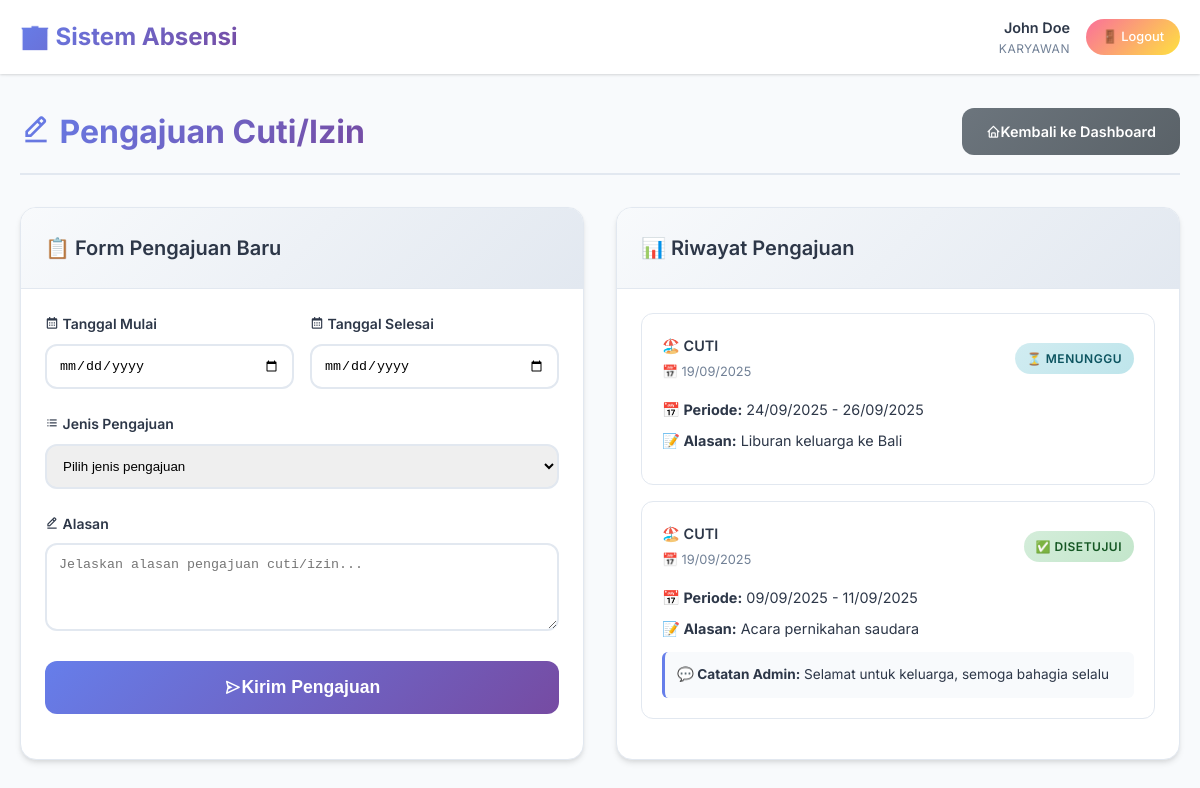
/employee/leave_request.php (signed in), run on the app's committed database.
### tables this page shows
CREATE TABLE leave_requests (
    id INT AUTO_INCREMENT PRIMARY KEY,
    user_id INT NOT NULL,
    start_date DATE NOT NULL,
    end_date DATE NOT NULL,
    type ENUM('cuti', 'izin') NOT NULL,
    reason TEXT NOT NULL,
    status ENUM('pending', 'approved', 'rejected') DEFAULT 'pending',
    admin_notes TEXT,
    created_at TIMESTAMP DEFAULT CURRENT_TIMESTAMP,
    updated_at TIMESTAMP DEFAULT CURRENT_TIMESTAMP ON UPDATE CURRENT_TIMESTAMP,
    FOREIGN KEY (user_id) REFERENCES users(id) ON DELETE CASCADE,
    INDEX idx_status (status),
    INDEX idx_user_status (user_id, status)
);

### employee/leave_request.php (the view, shortened to what this page needs)
<?php
require_once '../config/database.php';
$user_id = $_SESSION['user_id'];
$stmt = $pdo->prepare("SELECT * FROM leave_requests WHERE user_id = ? ORDER BY created_at DESC");
$stmt->execute([$user_id]);
$leave_requests = $stmt->fetchAll();
?>
<!DOCTYPE html>
<html lang="id">
<head>
    <link rel="stylesheet" href="../assets/css/style.css">
    <link href='https://unpkg.com/boxicons@2.1.4/css/boxicons.min.css' rel='stylesheet'>
</head>
<body>
    <nav class="navbar">
        <div class="container">
            <div class="navbar-content">
                <div class="navbar-brand">
                    <h2>🏢 Sistem Absensi</h2>
                </div>
                <div class="navbar-user">
                    <div class="user-info">
                        <div class="user-name"><?php echo htmlspecialchars($_SESSION['full_name']); ?></div>
                        <div class="user-role">Karyawan</div>
                    </div>
                    <a href="../logout.php" class="btn-logout">🚪 Logout</a>
                </div>
            </div>
        </div>
    </nav>
    <div class="container" style="padding-top: 2rem;">
        <div class="content-header">
            <h1><i class='bx bx-edit-alt'></i> Pengajuan Cuti/Izin</h1>
            <a href="dashboard.php" class="btn btn-secondary"><i class='bx bx-home'></i> Kembali ke Dashboard</a>
        </div>
        <div style="display: grid; grid-template-columns: 1fr 1fr; gap: 2rem;">
            <div class="card">
                <div class="card-header">
                    <h2>📋 Form Pengajuan Baru</h2>
                </div>
                <div class="card-content">
                    <form method="POST">
                        <div style="display: grid; grid-template-columns: 1fr 1fr; gap: 1rem; margin-bottom: 1.5rem;">
                            <div>
                                <label for="start_date" style="display: block; margin-bottom: 0.5rem; font-weight: 600;"><i class='bx bx-calendar'></i> Tanggal Mulai</label>
                                <input type="date" id="start_date" name="start_date" required min="<?php echo date('Y-m-d'); ?>"
                                       style="width: 100%; padding: 0.75rem; border: 2px solid var(--border-color); border-radius: var(--border-radius);">
                            </div>
                            <div>
                                <label for="end_date" style="display: block; margin-bottom: 0.5rem; font-weight: 600;"><i class='bx bx-calendar'></i> Tanggal Selesai</label>
                                <input type="date" id="end_date" name="end_date" required min="<?php echo date('Y-m-d'); ?>"
                                       style="width: 100%; padding: 0.75rem; border: 2px solid var(--border-color); border-radius: var(--border-radius);">
                            </div>
                        </div>
                        <div style="margin-bottom: 1.5rem;">
                            <label for="type" style="display: block; margin-bottom: 0.5rem; font-weight: 600;"><i class='bx bx-list-ul'></i> Jenis Pengajuan</label>
                            <select id="type" name="type" required
                                    style="width: 100%; padding: 0.75rem; border: 2px solid var(--border-color); border-radius: var(--border-radius);">
                                <option value="">Pilih jenis pengajuan</option>
                            </select>
                        </div>
                        <div style="margin-bottom: 1.5rem;">
                            <label for="reason" style="display: block; margin-bottom: 0.5rem; font-weight: 600;"><i class='bx bx-edit-alt'></i> Alasan</label>
                            <textarea id="reason" name="reason" rows="4" required placeholder="Jelaskan alasan pengajuan cuti/izin..."
                                      style="width: 100%; padding: 0.75rem; border: 2px solid var(--border-color); border-radius: var(--border-radius); resize: vertical;"></textarea>
                        </div>
                        <button type="submit" class="btn btn-primary btn-large" style="width: 100%;">
                            <i class='bx bx-send'></i> Kirim Pengajuan
                        </button>
                    </form>
                </div>
            </div>
            <div class="card">
                <div class="card-header">
                    <h2>📊 Riwayat Pengajuan</h2>
                </div>
                <div class="card-content">
                    <?php if (empty($leave_requests)): ?>
                        <p class="text-center" style="color: var(--text-secondary); padding: 3rem;">
                            📭 Belum ada pengajuan cuti/izin
                        </p>
                    <?php else: ?>
                        <div style="max-height: 500px; overflow-y: auto;">
                            <?php foreach ($leave_requests as $request): ?>
                            <div style="border: 1px solid var(--border-color); border-radius: var(--border-radius); padding: 1.25rem; margin-bottom: 1rem;">
                                <div style="display: flex; justify-content: space-between; align-items: center; margin-bottom: 1rem;">
                                    <div>
                                        <span style="font-weight: 600; text-transform: uppercase; font-size: 0.9rem;">
                                            <?php echo $request['type'] === 'cuti' ? '🏖️ Cuti' : '📋 Izin'; ?>
                                        </span>
                                        <div style="font-size: 0.8rem; color: var(--text-secondary); margin-top: 0.25rem;">
                                            📅 <?php echo date('d/m/Y', strtotime($request['created_at'])); ?>
                                        </div>
                                    </div>
                                    <span class="status-badge status-<?php echo $request['status']; ?>">
                                        <?php
                                        $status_icons = [
                                            'pending' => '⏳ Menunggu',
                                            'approved' => '✅ Disetujui',
                                            'rejected' => '❌ Ditolak'
                                        ];
                                        echo $status_icons[$request['status']];
                                        ?>
                                    </span>
                                </div>
                                <div style="margin-bottom: 0.75rem;">
                                    <p style="font-size: 0.9rem; margin-bottom: 0.5rem;">
                                        <strong>📅 Periode:</strong> <?php echo date('d/m/Y', strtotime($request['start_date'])); ?> - <?php echo date('d/m/Y', strtotime($request['end_date'])); ?>
                                    </p>
                                    <p style="font-size: 0.9rem; margin-bottom: 0.5rem;">
                                        <strong>📝 Alasan:</strong> <?php echo htmlspecialchars($request['reason']); ?>
                                    </p>
                                </div>
                                <?php if ($request['admin_notes']): ?>
                                    <div style="background: #f8fafc; padding: 0.75rem; border-radius: 6px; border-left: 3px solid #667eea;">
                                        <p style="font-size: 0.85rem; margin: 0;">
                                            <strong>💬 Catatan Admin:</strong> <?php echo htmlspecialchars($request['admin_notes']); ?>
                                        </p>
                                    </div>
                                <?php endif; ?>
                            </div>
                            <?php endforeach; ?>
                        </div>
                    <?php endif; ?>
                </div>
            </div>
        </div>
    </div>
</body>
</html>

### assets/css/style.css (style rules this page uses)
:root { --primary-gradient: linear-gradient(135deg, #667eea 0%, #764ba2 100%); --secondary-gradient: linear-gradient(135deg, #f093fb 0%, #f5576c 100%); --success-gradient: linear-gradient(135deg, #4facfe 0%, #00f2fe 100%); --warning-gradient: linear-gradient(135deg, #43e97b 0%, #38f9d7 100%); --danger-gradient: linear-gradient(135deg, #fa709a 0%, #fee140 100%); --bg-primary: #f8fafc; --bg-secondary: #ffffff; --text-primary: #2d3748; --text-secondary: #718096; --border-color: #e2e8f0; --shadow-sm: 0 1px 3px 0 rgba(0, 0, 0, 0.1), 0 1px 2px 0 rgba(0, 0, 0, 0.06); --shadow-md: 0 4px 6px -1px rgba(0, 0, 0, 0.1), 0 2px 4px -1px rgba(0, 0, 0, 0.06); --shadow-lg: 0 10px 15px -3px rgba(0, 0, 0, 0.1), 0 4px 6px -2px rgba(0, 0, 0, 0.05); --shadow-xl: 0 20px 25px -5px rgba(0, 0, 0, 0.1), 0 10px 10px -5px rgba(0, 0, 0, 0.04); --border-radius: 12px; --border-radius-lg: 16px; --transition: all 0.3s cubic-bezier(0.4, 0, 0.2, 1); }
* { margin: 0; padding: 0; box-sizing: border-box; }
body { font-family: "Inter", -apple-system, BlinkMacSystemFont, "Segoe UI", Roboto, sans-serif; background: var(--bg-primary); color: var(--text-primary); line-height: 1.6; font-size: 14px; }
.container { max-width: 1200px; margin: 0 auto; padding: 0 20px; }
.navbar { background: var(--bg-secondary); box-shadow: var(--shadow-sm); padding: 1rem 0; position: sticky; top: 0; z-index: 100; backdrop-filter: blur(10px); }
.navbar-content { display: flex; justify-content: space-between; align-items: center; }
.navbar-brand h2 { background: var(--primary-gradient); -webkit-background-clip: text; -webkit-text-fill-color: transparent; background-clip: text; font-size: 1.5rem; font-weight: 700; }
.navbar-user { display: flex; align-items: center; gap: 1rem; }
.user-info { display: flex; flex-direction: column; align-items: flex-end; }
.user-name { font-weight: 600; color: var(--text-primary); font-size: 0.9rem; }
.user-role { font-size: 0.75rem; color: var(--text-secondary); text-transform: uppercase; letter-spacing: 0.5px; }
.btn-logout { background: var(--danger-gradient); color: white; padding: 0.5rem 1rem; border-radius: 20px; text-decoration: none; font-size: 0.8rem; font-weight: 500; transition: var(--transition); }
.content-header { display: flex; justify-content: space-between; align-items: center; margin-bottom: 2rem; padding-bottom: 1rem; border-bottom: 2px solid var(--border-color); }
.content-header h1 { font-size: 2rem; font-weight: 700; color: var(--text-primary); background: var(--primary-gradient); -webkit-background-clip: text; -webkit-text-fill-color: transparent; background-clip: text; }
.card { background: var(--bg-secondary); border-radius: var(--border-radius-lg); box-shadow: var(--shadow-md); overflow: hidden; transition: var(--transition); border: 1px solid var(--border-color); }
.card-header { padding: 1.5rem; background: linear-gradient(135deg, #f8fafc 0%, #e2e8f0 100%); border-bottom: 1px solid var(--border-color); }
.card-header h2 { color: var(--text-primary); font-size: 1.25rem; font-weight: 600; }
.card-content { padding: 1.5rem; }
.status-badge { padding: 0.375rem 0.75rem; border-radius: 20px; font-size: 0.75rem; font-weight: 600; text-transform: uppercase; letter-spacing: 0.5px; }
.status-pending { background: linear-gradient(135deg, #d1ecf1 0%, #bee5eb 100%); color: #0c5460; }
.status-approved { background: linear-gradient(135deg, #d4edda 0%, #c3e6cb 100%); color: #155724; }
.btn { padding: 0.75rem 1.5rem; border: none; border-radius: var(--border-radius); cursor: pointer; font-size: 0.9rem; font-weight: 600; text-decoration: none; display: inline-flex; align-items: center; justify-content: center; transition: var(--transition); position: relative; overflow: hidden; }
.btn::before { content: ""; position: absolute; top: 0; left: -100%; width: 100%; height: 100%; background: linear-gradient(90deg, transparent, rgba(255, 255, 255, 0.2), transparent); transition: left 0.5s; }
.btn-primary { background: var(--primary-gradient); color: white; }
.btn-secondary { background: linear-gradient(135deg, #6c757d 0%, #5a6268 100%); color: white; }
.btn-large { padding: 1rem 2rem; font-size: 1.1rem; }
* { transition: color 0.15s ease-in-out, background-color 0.15s ease-in-out, border-color 0.15s ease-in-out, box-shadow 0.15s ease-in-out; }

### data on the page
leave_requests: type "🏖️ CUTI", created_at "19/09/2025", status "⏳ MENUNGGU", start_date "24/09/2025", end_date "26/09/2025", reason "Liburan keluarga ke Bali"
leave_requests: type "🏖️ CUTI", created_at "19/09/2025", status "✅ DISETUJUI", start_date "09/09/2025", end_date "11/09/2025", reason "Acara pernikahan saudara", admin_notes "Selamat untuk keluarga, semoga bahagia selalu"

### other printed values
$_SESSION['full_name'] "John Doe"
